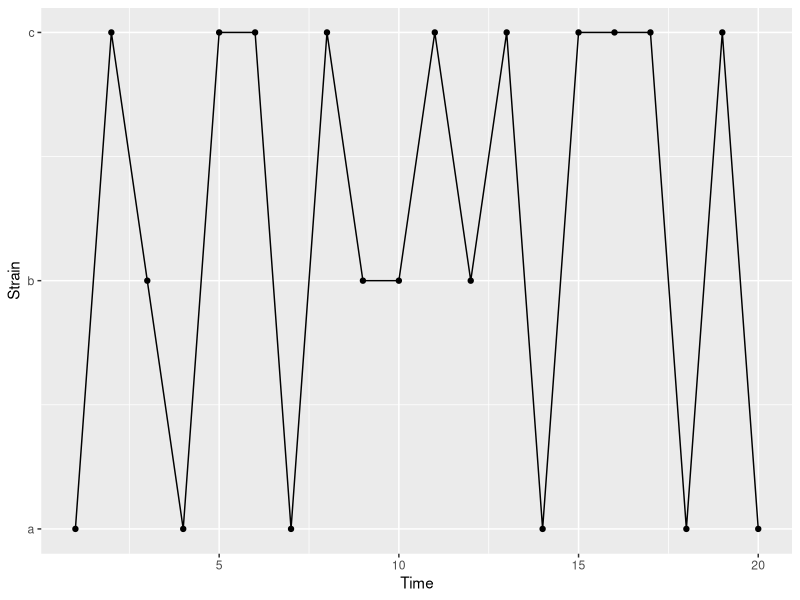
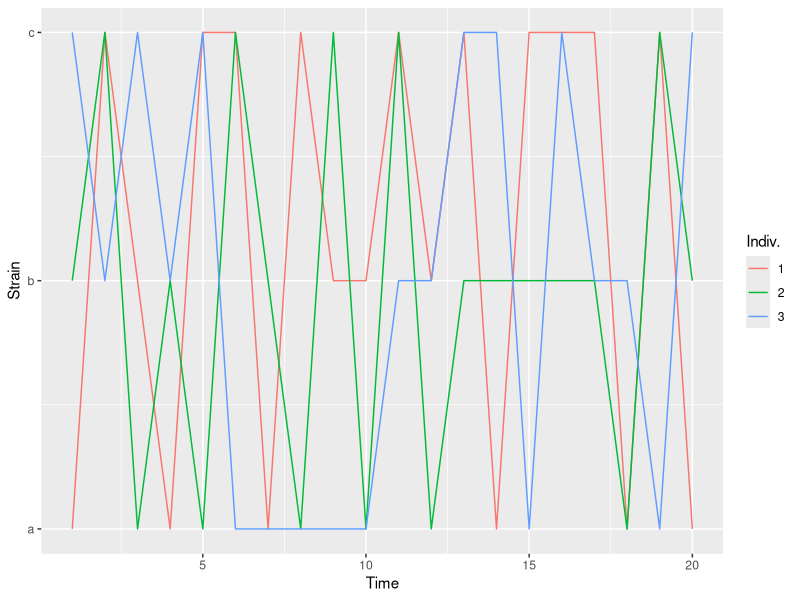
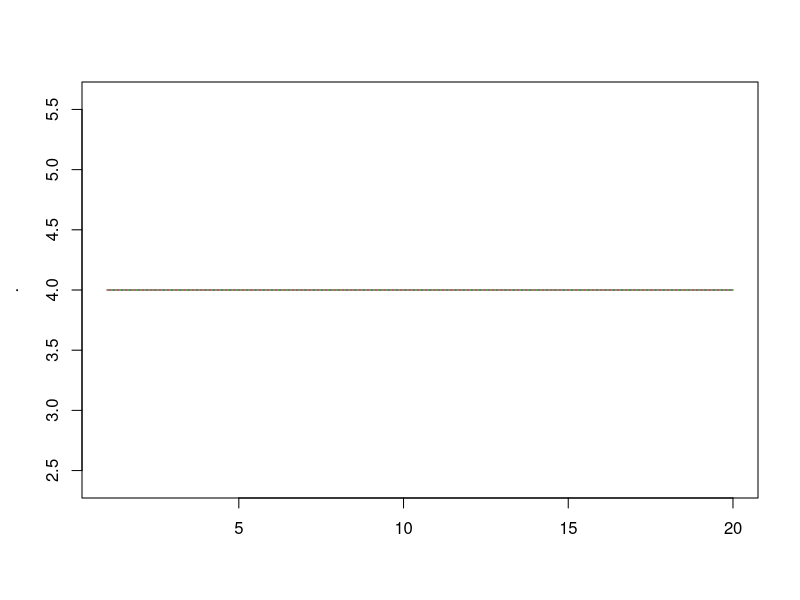
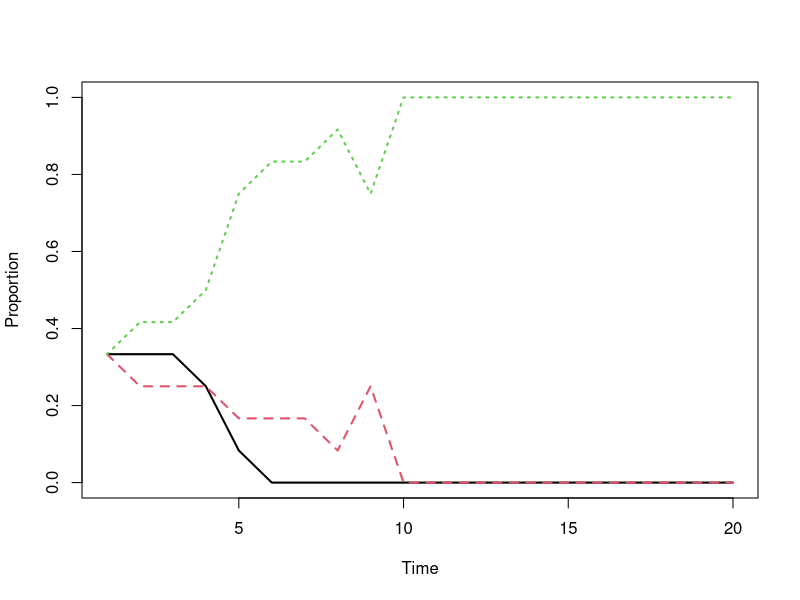

Reproduce these figures in R, in order.
## ---- chunk 1
library(ggplot2)
library(testthat)
knitr::opts_chunk$set(cache = FALSE, fig.width = 7, fig.height = 4, 
                      out.extra = '', out.width = "0.6\\textwidth",
                      fig.align='center')
## ---- chunk 2
set.seed(3132)
## ---- chunk 3
N <- 12
t <- 20
# create the matrix to store the simulation data
I <- matrix(NA, ncol = N, nrow = t)

# Initialise the population
I[1, ] <- rep(c("a", "b", "c"), N / 3)

# For each time step, all N individuals are reinfected
#   by someone randomly sampled from the population at t-1.
for(t in seq(2, t)){
  I[t, ] <- sample(I[t - 1, ], N)
}
## ---- chunk 4
d1 <- data.frame(time = seq(t), strain = I[, 1])
d1$strain_num <- as.numeric(factor(d1$strain))
ggplot(d1, aes(time, strain_num)) + 
  geom_path() +
  geom_point() +
  scale_y_continuous(breaks = seq(3), labels = c('a', 'b', 'c')) +
  labs(y = 'Strain', x = 'Time')
## ---- chunk 5
d1 <- data.frame(time = rep(seq(t), 3), 
                 strain = as.vector(I[, 1:3]),
                 individual = factor(rep(1:3, each = t)))
d1$strain_num <- as.numeric(factor(d1$strain))
ggplot(d1, aes(time, strain_num, colour = individual, group = individual)) + 
  geom_path() +
  scale_y_continuous(breaks = seq(3), labels = c('a', 'b', 'c')) +
  labs(y = 'Strain', x = 'Time', colour = 'Indiv.')
## ---- chunk 6
apply(I, 1, function(x) table(factor(x, levels = c("a", "b", "c")))) %>% t %>% matplot(type = 'l')
## ---- chunk 7
N <- 12
t <- 20
I <- matrix(NA, ncol = N, nrow = t)
I[1, ] <- rep(c("a", "b", "c"), N / 3)

for(i in seq(2, t)){
  I[i, ] <- sample(I[i - 1, ], N, replace = TRUE)
}
## ---- chunk 8
(apply(I, 1, function(x) table(factor(x, levels = c("a", "b", "c")))) / N) %>% 
  t %>% 
  matplot(type = 'l', xlab = 'Time', ylab = 'Proportion', lwd = 2)
## ---- chunk 9
initialise_pop <- function(N, t, strains = 3){
  I <- matrix(NA, ncol = N, nrow = t)
  I[1, ] <- rep(letters[1:strains], ceiling(N / strains))[1:N]
  return(I)
}

update_pop <- function(x, N, i){
  x[i, ] <- sample(x[i - 1, ], N, replace = TRUE)
  return(x)
}
## ---- chunk 10
pop1 <- initialise_pop(3, 2, strain = 2) 
expect_equal(pop1[1, ], c('a', 'b', 'a'))

pop2 <- initialise_pop(3, 2, strain = 3) 
expect_equal(pop2[1, ], c('a', 'b', 'c'))

pop3 <- initialise_pop(4, 2, strain = 2) 
expect_equal(pop3[1, ], c('a', 'b', 'a', 'b'))
## ---- chunk 11
pop <- initialise_pop(3, 2, strain = 3) 
expect_equal(dim(pop), c(2, 3))

pop2 <- initialise_pop(3, 6, strain = 3) 
expect_equal(dim(pop2), c(6, 3))

pop3 <- initialise_pop(20, 2, strain = 3) 
expect_equal(dim(pop3), c(2, 20))

pop4 <- initialise_pop(10, 2, strain = 5) 
expect_equal(length(unique(pop4[1, ])), 5)

## ---- chunk 12
pop <- initialise_pop(12, 20) 
expect_true(all(is.na(pop[-1, ])))
expect_true(all(c('a', 'b', 'c') %in% pop[1, ]))

pop2 <- update_pop(pop, 12, 2)
expect_true(all(!is.na(pop2[1:2, ])))
## ---- chunk 13

full_sim <- function(N, t){
  pop <- initialise_pop(N, t) 
  for(i in seq(2, t)){
    pop <- update_pop(pop, N, i)
  }
  return(pop)
}

## ---- chunk 14
pop <- full_sim(12, 20)
expect_true(!any(is.na(pop)))
expect_true(all(pop %in% c('a', 'b', 'c')))
## ---- chunk 15

sample_events <- function(N){
  sample(N, N, replace = TRUE)
}

new_infection_status <- function(old_i, events){
  old_i[events]
}

add_infection_status <- function(x, new_i, i){
  x[i, ] <- new_i
}

update_pop <- function(x, N, i){
  events <- sample_events(N)
  new_i <- new_infection_status(x[i - 1, ], events)
  x[i, ] <- add_infection_status(x, new_i, i)
  return(x)
}

## ---- chunk 16
pop <- initialise_pop(3, 2, strain = 1) 
pop <- update_pop(pop, 3, 2)
expect_equal(pop[1, ], pop[2, ])
## ---- chunk 17
# Collapse each draw into a single string to make comparisons easier.
many_pops <- replicate(300, paste0(sample_events(2), collapse = ''))
expect_true(all(many_pops %in% c('11', '12', '21', '22')))
## ---- chunk 18
set.seed(20200406)
P <- 1e3
events <- sample_events(1e6)
expect_true(max(table(events)) > 1)

prob_of_failing <- (1 - (1 / P)) ^ choose(P, 2)
## ---- chunk 19
set.seed(20200407)
many_sims <- replicate(100, full_sim(40, 30), simplify = FALSE)

expect_true(all(sapply(many_sims, function(x) length(unique(apply(x, 1, table))) > 1)))

## ---- chunk 20
expect_error(pop <- full_sim(4, 1:100))
